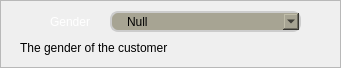
   <widget class="QFrame" name="Gender_Frame">
    <property name="geometry">
     <rect>
      <x>10</x>
      <y>444</y>
      <width>341</width>
      <height>68</height>
     </rect>
    </property>
    <property name="minimumSize">
     <size>
      <width>341</width>
      <height>68</height>
     </size>
    </property>
    <property name="maximumSize">
     <size>
      <width>341</width>
      <height>68</height>
     </size>
    </property>
    <property name="frameShape">
     <enum>QFrame::StyledPanel</enum>
    </property>
    <property name="frameShadow">
     <enum>QFrame::Raised</enum>
    </property>
    <widget class="QLabel" name="Rabbit_Gender_Icon">
     <property name="geometry">
      <rect>
       <x>20</x>
       <y>11</y>
       <width>21</width>
       <height>21</height>
      </rect>
     </property>
     <property name="minimumSize">
      <size>
       <width>21</width>
       <height>21</height>
      </size>
     </property>
     <property name="maximumSize">
      <size>
       <width>21</width>
       <height>21</height>
      </size>
     </property>
     <property name="styleSheet">
      <string notr="true">border: none;
background-color: rgba(0, 0, 0, 0);
color: rgb(255, 255, 255);
font: 75 18pt &quot;Acme&quot;;</string>
     </property>
     <property name="text">
      <string/>
     </property>
     <property name="pixmap">
      <pixmap resource="resources.qrc">:/Icons/Gender_White.png</pixmap>
     </property>
     <property name="scaledContents">
      <bool>true</bool>
     </property>
     <property name="alignment">
      <set>Qt::AlignCenter</set>
     </property>
    </widget>
    <widget class="QComboBox" name="Gender_Input">
     <property name="geometry">
      <rect>
       <x>110</x>
       <y>11</y>
       <width>191</width>
       <height>21</height>
      </rect>
     </property>
     <property name="minimumSize">
      <size>
       <width>191</width>
       <height>21</height>
      </size>
     </property>
     <property name="maximumSize">
      <size>
       <width>191</width>
       <height>21</height>
      </size>
     </property>
     <property name="styleSheet">
      <string notr="true">QComboBox {
	background-color:rgb(167, 164, 147);
	padding:1px 18px 1px 3px;
	padding-left: 15px;
	border: 2px solid #ccc;
	border-radius: 8px;
	background-repeat: no-repeat;
	background-position: left center;
	font: 75 15pt &quot;Acme&quot;;
}</string>
     </property>
     <item>
      <property name="text">
       <string>Null</string>
      </property>
      <property name="icon">
       <iconset resource="resources.qrc">
        <normaloff>:/Icons/Gender_Null_White.png</normaloff>
        <normalon>:/Icons/Gender_Null_Green.png</normalon>:/Icons/Gender_Null_White.png</iconset>
      </property>
     </item>
     <item>
      <property name="text">
       <string>Male</string>
      </property>
      <property name="icon">
       <iconset resource="resources.qrc">
        <normaloff>:/Icons/Gender_Male_White.png</normaloff>
        <normalon>:/Icons/Gender_Male_Green.png</normalon>:/Icons/Gender_Male_White.png</iconset>
      </property>
     </item>
     <item>
      <property name="text">
       <string>Female</string>
      </property>
      <property name="icon">
       <iconset resource="resources.qrc">
        <normaloff>:/Icons/Gender_Female_White.png</normaloff>
        <normalon>:/Icons/Gender_Female_Green.png</normalon>:/Icons/Gender_Female_White.png</iconset>
      </property>
     </item>
    </widget>
    <widget class="QLabel" name="Rabbit_Gender_Label">
     <property name="geometry">
      <rect>
       <x>50</x>
       <y>11</y>
       <width>61</width>
       <height>21</height>
      </rect>
     </property>
     <property name="minimumSize">
      <size>
       <width>61</width>
       <height>21</height>
      </size>
     </property>
     <property name="maximumSize">
      <size>
       <width>61</width>
       <height>21</height>
      </size>
     </property>
     <property name="styleSheet">
      <string notr="true">QLabel {
border: none;
background-color: rgba(0, 0, 0, 0);
color: rgb(255, 255, 255);
font: 75 13pt &quot;Acme&quot;;
}</string>
     </property>
     <property name="text">
      <string>Gender</string>
     </property>
    </widget>
    <widget class="QLabel" name="Gender_Infos">
     <property name="geometry">
      <rect>
       <x>20</x>
       <y>37</y>
       <width>301</width>
       <height>21</height>
      </rect>
     </property>
     <property name="minimumSize">
      <size>
       <width>301</width>
       <height>21</height>
      </size>
     </property>
     <property name="maximumSize">
      <size>
       <width>301</width>
       <height>21</height>
      </size>
     </property>
     <property name="styleSheet">
      <string notr="true">QLabel {border: none;
background-color: rgba(0, 0, 0, 0);
color: rgbrgb(0, 174, 255);
font: 75 13pt &quot;Acme&quot;;
}</string>
     </property>
     <property name="text">
      <string>The gender of the customer</string>
     </property>
    </widget>
   </widget>
